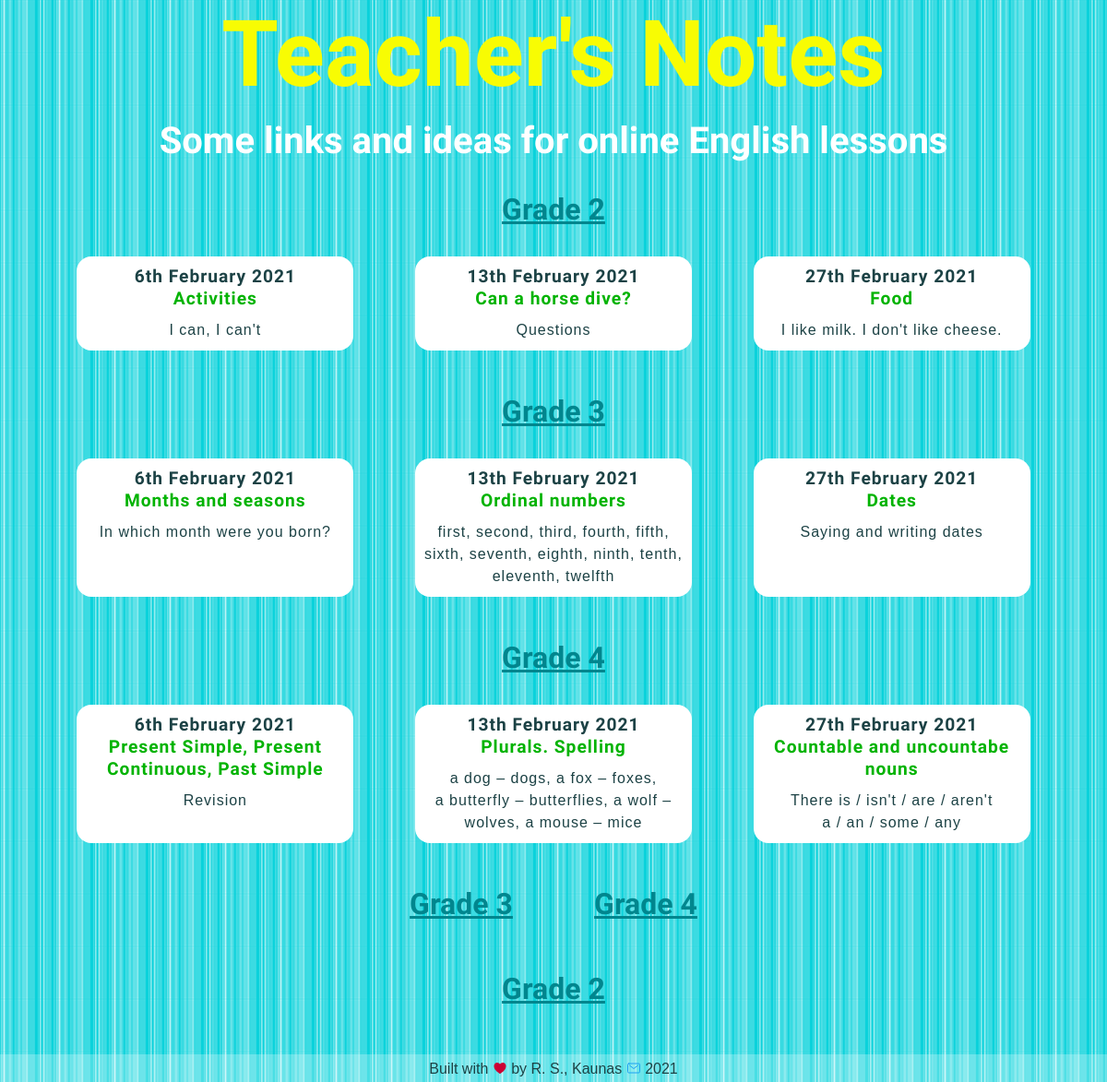
The app's page /, older data.
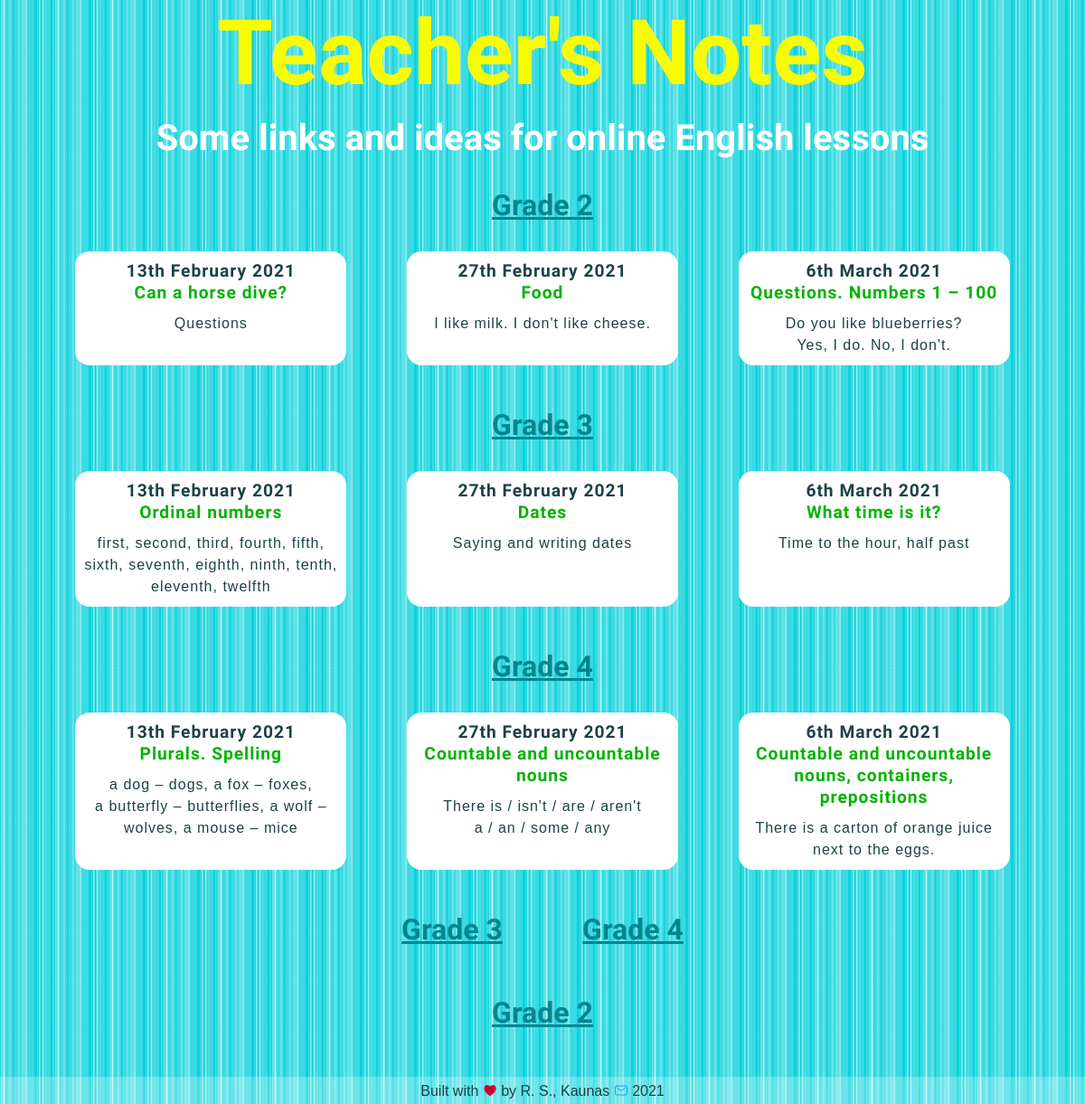
The same page, newer data.
### blog/models.py (models this page shows, shortened)
class Grade2blogpost(models.Model):
    grade = models.CharField(max_length=10, default='Grade 2')
    date = models.DateField()
    title = models.TextField(max_length=200)
    intro = models.TextField(max_length=400, default='intro')
    description = models.TextField()
    image = models.ImageField(upload_to='blog/images/', default='blog/images/soon.png')
    file = models.FileField(upload_to='blog/downloads/', blank='True')
    credits = models.TextField(blank='True')

class Grade3blogpost(models.Model):
    grade = models.CharField(max_length=10, default='Grade 3')
    date = models.DateField()
    title = models.TextField(max_length=200)
    intro = models.TextField(max_length=400, default='intro')
    description = models.TextField()
    image = models.ImageField(upload_to='blog/images/', default='blog/images/soon.png')
    file = models.FileField(upload_to='blog/downloads/', blank='True')
    credits = models.TextField(blank='True')

class Grade4blogpost(models.Model):
    grade = models.CharField(max_length=10, default='Grade 4')
    date = models.DateField()
    title = models.TextField(max_length=200)
    intro = models.TextField(max_length=400, default='intro')
    description = models.TextField()
    image = models.ImageField(upload_to='blog/images/', default='blog/images/soon.png')
    file = models.FileField(upload_to='blog/downloads/', blank='True')
    credits = models.TextField(blank='True')

### blog/views.py (the view)
# urls.py: path('', views.all_posts, name='all_posts'),
def all_posts(request):
    grade2blogposts = Grade2blogpost.objects.order_by('-date')[:3]
    grade3blogposts = Grade3blogpost.objects.order_by('-date')[:3]
    grade4blogposts = Grade4blogpost.objects.order_by('-date')[:3]
    return render(request, 'blog/all_posts.html', {'grade2blogposts': grade2blogposts,
                                                   'grade3blogposts': grade3blogposts,
                                                   'grade4blogposts': grade4blogposts})

### blog/templates/blog/all_posts.html (shortened to what this page needs)
<!DOCTYPE html>
{% load static %}
<html lang="en">
<head>
    <link href="{% static 'blog/all_posts.css' %}" type="text/css" rel="stylesheet"/>
    <link href="{% static 'blog/queries.css' %}" type="text/css" rel="stylesheet"/>
</head>
<body>
<div id="page-container">
    <div id="content-wrap">
        <header>
            <h1>Teacher's Notes</h1>
            <h2>Some links and ideas for online English lessons</h2>
        </header>
        <section>
            <a href="{% url 'blog:url_all_grade2' %}"><h3>Grade 2</h3></a>
            <div class="flex-container">
                {% for blogpost in grade2blogposts %}
                    <a class="button" href="{% url 'blog:url_one_grade2' blogpost.id %}">
                        <h4>{{ blogpost.date|date:'jS F Y' }}</h4>
                        <h5>{{ blogpost.title|safe|truncatewords:20 }}</h5>
                        <p>{{ blogpost.intro|safe|truncatewords:20 }}</p></a>
                {% endfor %}
            </div>
        </section>
        <section>
            <a href="{% url 'blog:url_all_grade3' %}"><h3>Grade 3</h3></a>
            <div class="flex-container">
                {% for blogpost in grade3blogposts %}
                    <a class="button" href="{% url 'blog:url_one_grade3' blogpost.id %}">
                        <h4>{{ blogpost.date|date:'jS F Y' }}</h4>
                        <h5>{{ blogpost.title|safe|truncatewords:20 }}</h5>
                        <p>{{ blogpost.intro|safe|truncatewords:20 }}</p></a>
                {% endfor %}
            </div>
        </section>
        <section>
            <a href="{% url 'blog:url_all_grade4' %}"><h3>Grade 4</h3></a>
            <div class="flex-container">
                {% for blogpost in grade4blogposts %}
                    <a class="button" href="{% url 'blog:url_one_grade4' blogpost.id %}">
                        <h4>{{ blogpost.date|date:'jS F Y' }}</h4>
                        <h5>{{ blogpost.title|safe|truncatewords:20 }}</h5>
                        <p>{{ blogpost.intro|safe|truncatewords:20 }}</p></a>
                {% endfor %}
            </div>
        </section>
        <div class="flex-container three-grades">
            <a href="{% url 'blog:url_all_grade4' %}"><h3>Grade 4</h3></a>
            <a href="{% url 'blog:url_all_grade3' %}"><h3>Grade 3</h3></a>
            <a href="{% url 'blog:url_all_grade2' %}"><h3>Grade 2</h3></a>
        </div>
    </div>
    {% include 'blog/footer.html' %}
</div>
</body>
</html>

Row changes from the older to the newer data that the page shows:
no longer on this page (row unchanged): Grade2blogpost: date "6th February 2021", title "Activities", intro "I can, I can't"
no longer on this page (row unchanged): Grade3blogpost: date "6th February 2021", title "Months and seasons", intro "In which month were you born?"
no longer on this page (row unchanged): Grade4blogpost: date "6th February 2021", title "Present Simple, Present Continuous, Past Simple", intro "Revision"
added Grade2blogpost: date "6th March 2021", title "Questions. Numbers 1 – 100", intro "Do you like blueberries? Yes, I do. No, I don't."
added Grade3blogpost: date "6th March 2021", title "What time is it?", intro "Time to the hour, half past"
added Grade4blogpost: date "6th March 2021", title "Countable and uncountable nouns, containers, prepositions", intro "There is a carton of orange juice next to the eggs."
changed Grade4blogpost "There is / isn't / are / aren't a / an / some / any": title "Countable and uncountabe nouns" → "Countable and uncountable nouns"
